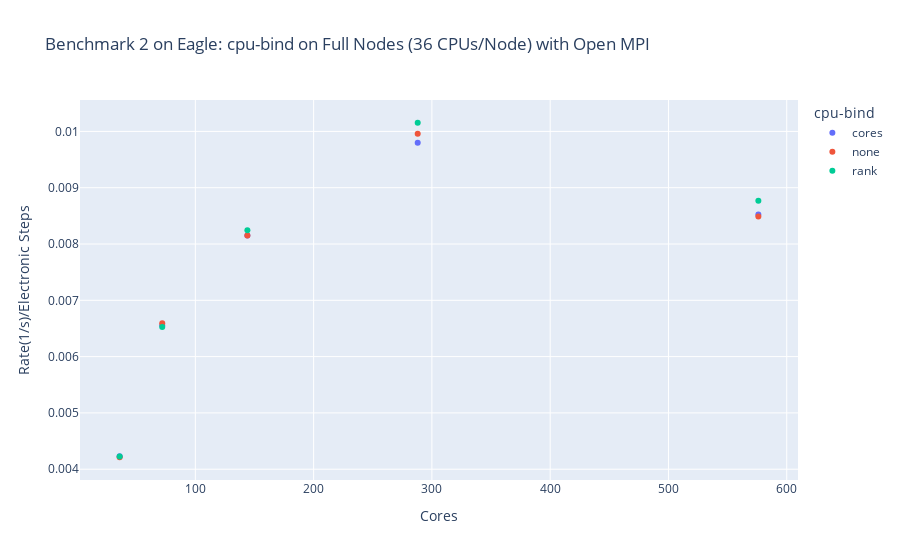

Write notebook code for a chart like this one.
### Markdown cell above
### cpu-bind on Eagle with Benchmark 2

The --cpu-bind flag changes how tasks are assigned to cores throughout the node. We ran Benchmark 2 on Eagle with cpu-bind=cores and cpu-bind=rank to compare the performance to running without setting cpu-bind.

### Code cell
data_eagle_2_full_open = data_eagle_2_full[data_eagle_2_full["MPI"] == "openmpi"]

fig = px.scatter(
    data_eagle_2_full_open,
    x="Cores",
    y="scaled_rate",
    color="cpu-bind",
    hover_data=[
        "HPC System",
        "Partition",
        "Nodes",
        "cpu-bind",
        "MPI",
        "Benchmark Code",
    ],
    labels={"scaled_rate": "Rate(1/s)/Electronic Steps"},
    title="Benchmark 2 on Eagle: cpu-bind on Full Nodes (36 CPUs/Node) with Open MPI",
)
fig.show()

### Figure 1 — Plotly figure (JSON) as saved in the notebook; plotly's stock layout.template omitted (floating-point values rounded to 4 significant figures)
{"data": [{"customdata": [["Eagle", "short", 16, "cores", "openmpi", "2"], ["Eagle", "short", 8, "cores", "openmpi", "2"], ["Eagle", "short", 4, "cores", "openmpi", "2"], ["Eagle", "short", 2, "cores", "openmpi", "2"], ["Eagle", "short", 1, "cores", "openmpi", "2"]], "hovertemplate": "cpu-bind=%{customdata[3]}<br>Cores=%{x}<br>Rate(1/s)/Electronic Steps=%{y}<br>HPC System=%{customdata[0]}<br>Partition=%{customdata[1]}<br>Nodes=%{customdata[2]}<br>MPI=%{customdata[4]}<br>Benchmark Code=%{customdata[5]}<extra></extra>", "legendgroup": "cores", "marker": {"color": "#636efa", "symbol": "circle"}, "mode": "markers", "name": "cores", "orientation": "v", "showlegend": true, "type": "scatter", "x": [576, 288, 144, 72, 36], "xaxis": "x", "y": [0.008524, 0.009798, 0.008151, 0.006551, 0.004233], "yaxis": "y"}, {"customdata": [["Eagle", "short", 16, "none", "openmpi", "2"], ["Eagle", "short", 8, "none", "openmpi", "2"], ["Eagle", "short", 4, "none", "openmpi", "2"], ["Eagle", "short", 2, "none", "openmpi", "2"], ["Eagle", "short", 1, "none", "openmpi", "2"]], "hovertemplate": "cpu-bind=%{customdata[3]}<br>Cores=%{x}<br>Rate(1/s)/Electronic Steps=%{y}<br>HPC System=%{customdata[0]}<br>Partition=%{customdata[1]}<br>Nodes=%{customdata[2]}<br>MPI=%{customdata[4]}<br>Benchmark Code=%{customdata[5]}<extra></extra>", "legendgroup": "none", "marker": {"color": "#EF553B", "symbol": "circle"}, "mode": "markers", "name": "none", "orientation": "v", "showlegend": true, "type": "scatter", "x": [576, 288, 144, 72, 36], "xaxis": "x", "y": [0.008487, 0.00996, 0.008153, 0.006594, 0.004213], "yaxis": "y"}, {"customdata": [["Eagle", "short", 16, "rank", "openmpi", "2"], ["Eagle", "short", 8, "rank", "openmpi", "2"], ["Eagle", "short", 4, "rank", "openmpi", "2"], ["Eagle", "short", 2, "rank", "openmpi", "2"], ["Eagle", "short", 1, "rank", "openmpi", "2"]], "hovertemplate": "cpu-bind=%{customdata[3]}<br>Cores=%{x}<br>Rate(1/s)/Electronic Steps=%{y}<br>HPC System=%{customdata[0]}<br>Partition=%{customdata[1]}<br>Nodes=%{customdata[2]}<br>MPI=%{customdata[4]}<br>Benchmark Code=%{customdata[5]}<extra></extra>", "legendgroup": "rank", "marker": {"color": "#00cc96", "symbol": "circle"}, "mode": "markers", "name": "rank", "orientation": "v", "showlegend": true, "type": "scatter", "x": [576, 288, 144, 72, 36], "xaxis": "x", "y": [0.008768, 0.01015, 0.008245, 0.006526, 0.004224], "yaxis": "y"}], "layout": {"legend": {"title": {"text": "cpu-bind"}, "tracegroupgap": 0}, "title": {"text": "Benchmark 2 on Eagle: cpu-bind on Full Nodes (36 CPUs/Node) with Open MPI"}, "xaxis": {"anchor": "y", "domain": [0, 1], "title": {"text": "Cores"}}, "yaxis": {"anchor": "x", "domain": [0, 1], "title": {"text": "Rate(1/s)/Electronic Steps"}}}}
